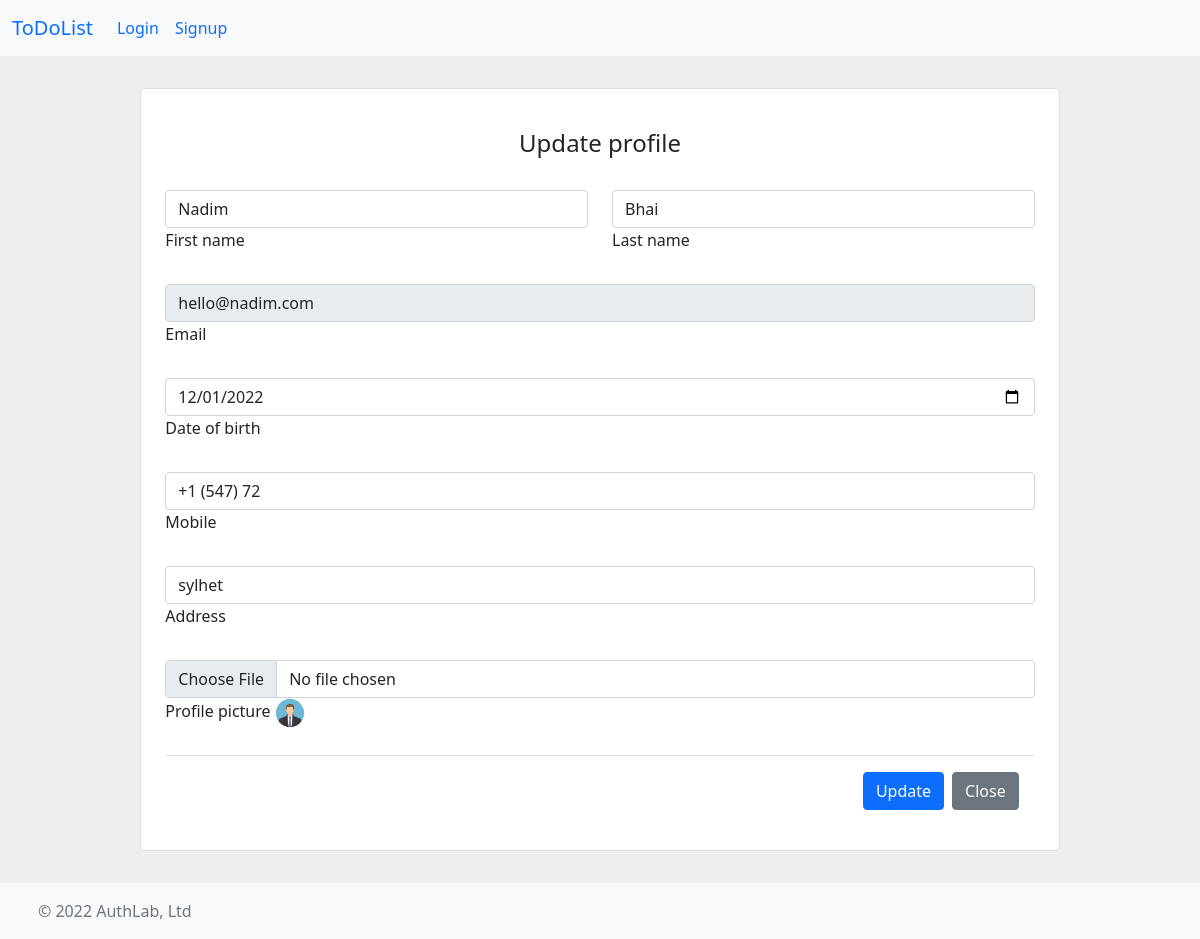
Page /editProfile.php?id=27&source=admin on the committed database.
### tables this page shows
CREATE TABLE `todo_users` (
  `id` int(10) NOT NULL,
  `first_name` varchar(20) NOT NULL,
  `last_name` varchar(20) NOT NULL,
  `email` varchar(30) NOT NULL,
  `password` varchar(256) NOT NULL,
  `dob` date NOT NULL,
  `mobile` varchar(11) NOT NULL,
  `address` varchar(100) NOT NULL,
  `member_since` timestamp NOT NULL DEFAULT current_timestamp() ON UPDATE current_timestamp(),
  `role` enum('member','admin') NOT NULL DEFAULT 'member',
  `propic` longtext NOT NULL
);

### editProfile.php (the view, shortened to what this page needs)
<?php include 'header.php'; ?>
<?php
    require 'connection.php';
    $id = $_GET['id'];
    $sql = "select * from todo_users where id=$id";
    $result = mysqli_query($conn, $sql);
    $row = mysqli_fetch_assoc($result);
    $firstname = $row['first_name'];
    $lasttname = $row['last_name'];
    $email = $row['email'];
    $dob = $row['dob'];
    $mobile = $row['mobile'];
    $address = $row['address'];
    $propic = $row['propic'];
    ?>
<section class=" w-auto p-3" style="background-color: #eee;">
    <div class="container w-auto p-3">
        <div class="row d-flex justify-content-center align-items-center h-100">
            <div class="col col-lg-9 col-xl-10">
                <div class="card rounded-3">
                    <div class="card-body p-4">
                        <form action="editProfile_php.php" method="POST" enctype="multipart/form-data">
                        <h4 class="text-center my-3 pb-3">Update profile</h4>
                        <div class="row mb-4">
                            <div class="col">
                                <div class="form-outline">
                                    <input type="text" id="fname" value="<?php echo $firstname?>" placeholder="John" class="form-control" name="fname" required/>
                                    <label class="form-label" for="fname">First name</label>
                                </div>
                            </div>
                            <div class="col">
                                <div class="form-outline">
                                    <input type="text" id="lname" value="<?php echo $lasttname?>" name="lname" placeholder="Doe" class="form-control" required />
                                    <label class="form-label" for="lname">Last name</label>
                                </div>
                            </div>
                        </div>
                        <div class="form-outline mb-4">
                            <input type="email" id="email" placeholder="hello@mail.com" value="<?php echo $email?>" name="email" class="form-control" disabled/>
                            <label class="form-label" for="email">Email</label>
                        </div>
                        <div class="form-outline mb-4">
                            <input type="date" id="dob" value="<?php echo $dob?>" name="dob" class="form-control" required />
                            <label class="form-label" for="dob">Date of birth</label>
                        </div>
                        <div class="form-outline mb-4">
                            <input type="tel" id="mobile" placeholder="01912 345678" value="<?php echo $mobile?>" name="mobile" class="form-control" required />
                            <label class="form-label" for="mobile">Mobile</label>
                        </div>
                        <div class="form-outline mb-4">
                            <input type="text" id="address" value="<?php echo $address?>" name="address" placeholder="75/2 Townhouse lane, TX 57321, US." class="form-control" required />
                            <label class="form-label" for="address">Address</label>
                        </div>
                            <div class="form-outline mb-4">
                                <input type="file" id="propic" name="propic" class="form-control" />
                                <label class="form-label" for="address">Profile picture</label>
                                <img style="height: 30px; width: 30px;" src="<?php echo $propic?>" alt="No image found">
                            </div>
                            <div class="modal-footer">
                                <button type="submit" class="btn btn-primary">Update</button>
                                <a type="button" class="btn btn-secondary" href="index.php">Close</a>
                            </div>
                        </form>
                    </div>
                </div>
            </div>
        </div>
    </div>
</section>
<?php include 'footer.php'; unset($_SESSION['propicErr']); ?>

### rows in the picture
todo_users: fname "Nadim", lname "Bhai", email "hello@nadim.com", dob "12/01/2022", mobile "+1 (547) 72", address "sylhet", propic (picture)
